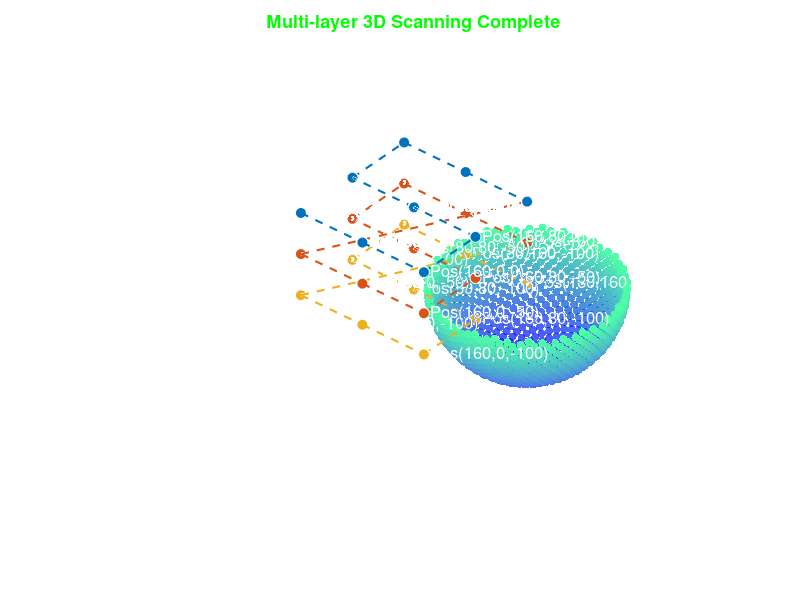

The MATLAB source for this figure:
%% ********************** 步进-旋转复合扫描可视化 ***********************
% 本程序用于展示扫描复合数据采集流程
% 
% 逻辑：到达位置 -> 旋转采集 -> 移动到下一点 (虚线) -> 再次旋转
%
% Author：Xiali Gao  Version：1.0  2026.2.2
% **************************************************************************

% close all; 
clear; clc;

% --- 1. 参数设置 ---
R_array = 100;          % 阵列半径 (mm)
N_elements = 1024;       % 换能器数量
rot_steps = 20;         % 每个点旋转的角度步数 (例如总转360度)
rot_angle_inc = 0.8;     % 每步转0.8度

% 定义三维扫描网格 (3层, 每层 3x3)
scan_x = 0:80:160;       
scan_y = 0:80:160;       
scan_z = [0, -50, -100]; % 不同深度

% --- 2. 生成初始阵列 (Fibonacci) ---
phi = pi * (3 - sqrt(5)); 
i = 0:N_elements-1;
z_val = (i / (N_elements - 1)); 
r_val = sqrt(1 - z_val.^2);
theta = phi * i;
x0 = R_array * r_val .* cos(theta);
y0 = R_array * r_val .* sin(theta);
z0 = -R_array * z_val; 

% --- 3. 环境初始化 ---
fig = figure('Color', [0.05 0.05 0.08], 'Name', 'Step-and-Scan Visualization');
ax = axes('Color', 'none', 'XColor', 'w', 'YColor', 'w', 'ZColor', 'w');
hold on; axis equal; grid on;
view(40, 35);
axis([-110 270 -110 270 -210 10]);
% pause();

% 颜色准备：为不同 Z 深度准备颜色
depth_colors = lines(length(scan_z)); 
colormap(winter);

% 初始化阵列图形对象 (使用散点)
hArray = scatter3(x0, y0, z0, 35, z0, 'filled', 'MarkerFaceAlpha', 0.7);
camlight headlight; lighting gouraud;

% --- 4. 核心扫描循环 ---
title('Sequential Step-and-Scan Protocol', 'Color', 'w', 'FontSize', 13);
last_pos = [0, 0, 0]; % 记录上一个位置用于画虚线

for zi = 1:length(scan_z)
    z_curr = scan_z(zi);
    c_curr = depth_colors(zi, :); % 当前深度的轨迹颜色
    
    for yi = 1:length(scan_y)
        % 蛇形扫描逻辑
        curr_x_range = scan_x;
        if mod(yi, 2) == 0, curr_x_range = fliplr(scan_x); end
        
        for xi = 1:length(curr_x_range)
            x_curr = curr_x_range(xi);
            y_curr = scan_y(yi);
            target_pos = [x_curr, y_curr, z_curr];
            
            % --- A. 平移过程 (不旋转) ---
            % 绘制从上一点到当前点的虚线路径
            if ~(zi==1 && yi==1 && xi==1)
                line([last_pos(1) target_pos(1)], ...
                     [last_pos(2) target_pos(2)], ...
                     [last_pos(3) target_pos(3)], ...
                     'Color', c_curr, 'LineStyle', '--', 'LineWidth', 1.5);
            end
            
            % 更新阵列位置
            set(hArray, 'XData', x0 + x_curr, 'YData', y0 + y_curr, 'ZData', z0 + z_curr);
            last_pos = target_pos;
            drawnow; pause(0.1);
            
            % --- B. 采集位置标记 ---
            % 在旋转开始前，打一个醒目的点表示这里是采集站
            plot3(x_curr, y_curr, z_curr, 'o', 'MarkerSize', 8, ...
                  'MarkerFaceColor', c_curr, 'MarkerEdgeColor', 'w');
            text(x_curr+5, y_curr+5, z_curr, sprintf('Pos(%d,%d,%d)', x_curr, y_curr, z_curr), ...
                 'Color', 'w', 'FontSize', 12);

            % --- C. 旋转采集过程 (不平移) ---
            pause(0.2)
            for r = 1:rot_steps
                angle = r * rot_angle_inc;
                Rz = [cosd(angle) -sind(angle) 0; sind(angle) cosd(angle) 0; 0 0 1];
                
                % 计算旋转坐标并加上当前平移量
                rotated_coords = (Rz * [x0; y0; z0])';
                set(hArray, 'XData', rotated_coords(:,1) + x_curr, ...
                            'YData', rotated_coords(:,2) + y_curr, ...
                            'ZData', rotated_coords(:,3) + z_curr);
                
                % 视觉提示：正在旋转采集
                title(['Acquiring at Z = ', num2str(z_curr), ' mm (Rotating: ', num2str(angle), '°)'], 'Color', c_curr);
                drawnow limitrate;
                pause(0.2)
            end
            pause(0.2)
        end
    end
end

% 最终视角美化
title('Multi-layer 3D Scanning Complete', 'Color', 'g');